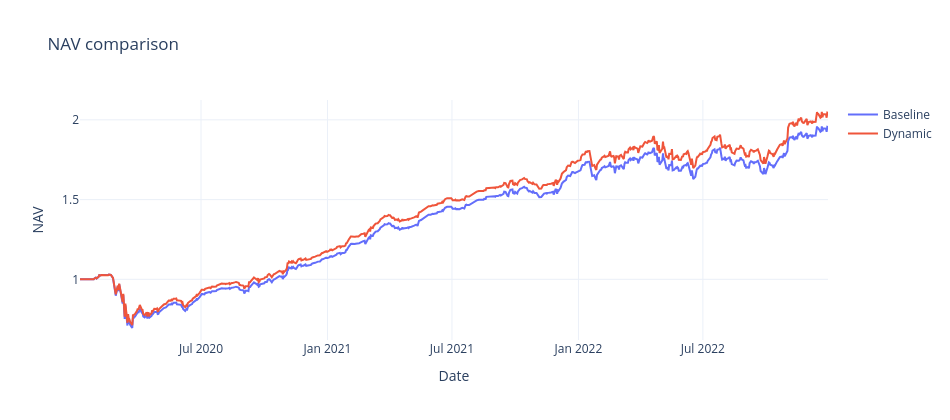

The notebook cell this image was saved under:
### Markdown cell above
### Signal Distribution

### Code cell
dynamic_positions = map_signal_to_trade_entries(positions, signal[['date', 'allocation_multiplier']], lag_business_days=1)
dynamic_positions['weight'] = dynamic_positions['weight'] * dynamic_positions['allocation_multiplier']
dynamic = BacktesterBidAskFromData(dynamic_positions[['date', 'option_id', 'entry_date', 'leg_name', 'weight', 'ticker']]).compute_backtest()

nav_compare = baseline.nav[['NAV']].rename(columns={'NAV': 'baseline'}).join(dynamic.nav[['NAV']].rename(columns={'NAV': 'dynamic'}), how='outer').ffill()
fig = go.Figure()
fig.add_trace(go.Scatter(x=nav_compare.index, y=nav_compare['baseline'], mode='lines', name='Baseline'))
fig.add_trace(go.Scatter(x=nav_compare.index, y=nav_compare['dynamic'], mode='lines', name='Dynamic'))
fig.update_layout(template='plotly_white', height=420, width=950, title='NAV comparison')
fig.update_xaxes(title='Date')
fig.update_yaxes(title='NAV')
fig.show()

### Figure 1 — Plotly figure (JSON) as saved in the notebook; plotly's stock layout.template omitted (floating-point values rounded to 4 significant figures; data arrays with more than 128 entries replaced by an {"elided": "..."} marker saying what was removed)
{"data": [{"mode": "lines", "name": "Baseline", "type": "scatter", "x": {"elided": "779 str values"}, "y": {"elided": "779 float values"}}, {"mode": "lines", "name": "Dynamic", "type": "scatter", "x": {"elided": "779 str values"}, "y": {"elided": "779 float values"}}], "layout": {"height": 420, "title": {"text": "NAV comparison"}, "width": 950, "xaxis": {"title": {"text": "Date"}}, "yaxis": {"title": {"text": "NAV"}}}}
